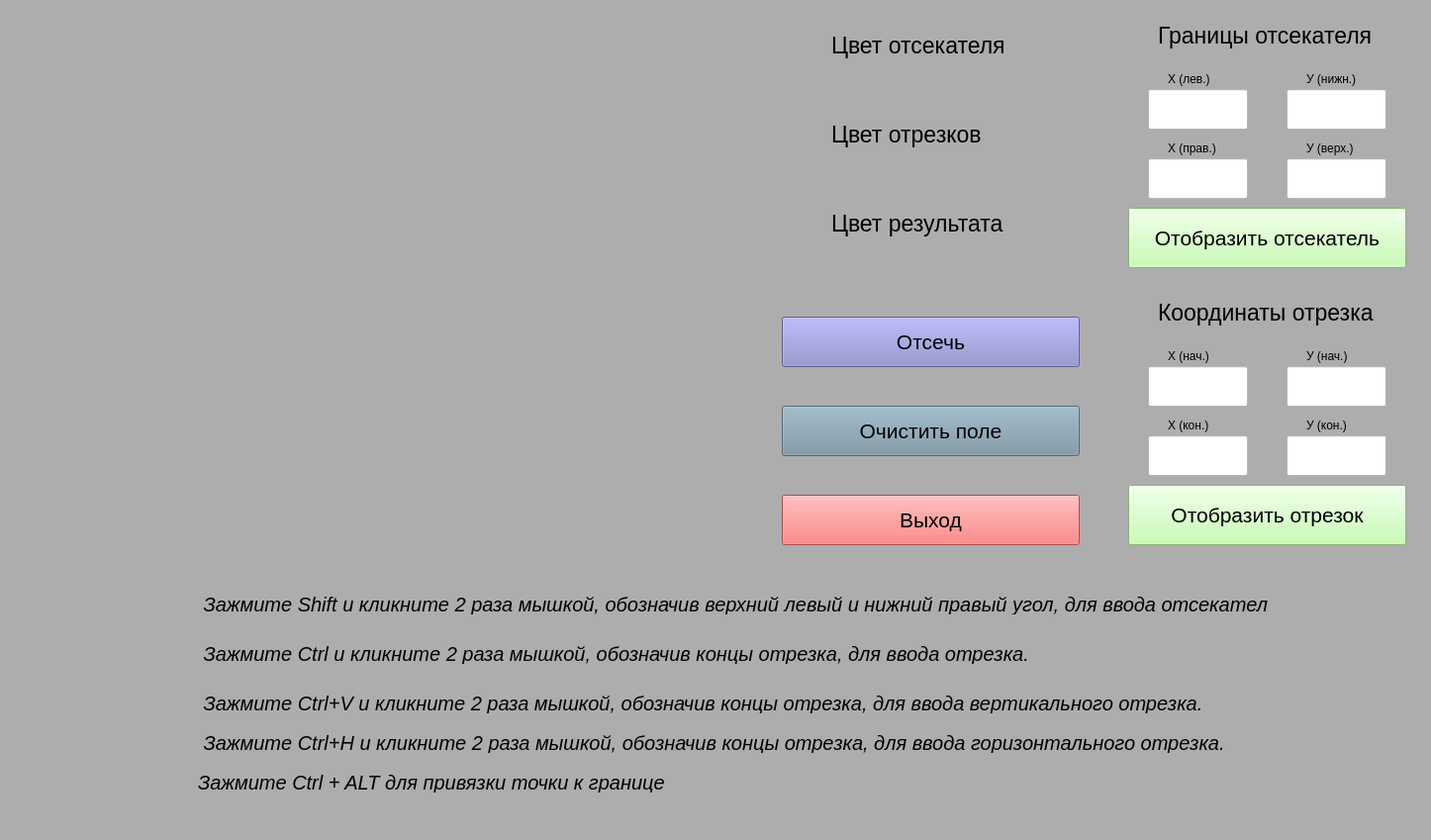
<?xml version="1.0" encoding="UTF-8"?>
<ui version="4.0">
 <class>MainWindow</class>
 <widget class="QMainWindow" name="MainWindow">
  <property name="geometry">
   <rect>
    <x>0</x>
    <y>0</y>
    <width>1446</width>
    <height>849</height>
   </rect>
  </property>
  <property name="windowTitle">
   <string>MainWindow</string>
  </property>
  <property name="styleSheet">
   <string notr="true">background-color: rgb(173, 173, 173);</string>
  </property>
  <widget class="QWidget" name="centralwidget">
   <widget class="QLabel" name="cutter_color">
    <property name="geometry">
     <rect>
      <x>840</x>
      <y>30</y>
      <width>181</width>
      <height>31</height>
     </rect>
    </property>
    <property name="font">
     <font>
      <pointsize>17</pointsize>
     </font>
    </property>
    <property name="styleSheet">
     <string notr="true">color: rgb(0, 0, 0);</string>
    </property>
    <property name="text">
     <string>Цвет отсекателя</string>
    </property>
   </widget>
   <widget class="QLabel" name="section_color">
    <property name="geometry">
     <rect>
      <x>840</x>
      <y>120</y>
      <width>181</width>
      <height>31</height>
     </rect>
    </property>
    <property name="font">
     <font>
      <pointsize>17</pointsize>
     </font>
    </property>
    <property name="styleSheet">
     <string notr="true">color: rgb(0, 0, 0);</string>
    </property>
    <property name="text">
     <string>Цвет отрезков</string>
    </property>
   </widget>
   <widget class="QLabel" name="result_color">
    <property name="geometry">
     <rect>
      <x>840</x>
      <y>210</y>
      <width>181</width>
      <height>31</height>
     </rect>
    </property>
    <property name="font">
     <font>
      <pointsize>17</pointsize>
     </font>
    </property>
    <property name="styleSheet">
     <string notr="true">color: rgb(0, 0, 0);</string>
    </property>
    <property name="text">
     <string>Цвет результата</string>
    </property>
   </widget>
   <widget class="QPushButton" name="cut">
    <property name="geometry">
     <rect>
      <x>790</x>
      <y>320</y>
      <width>301</width>
      <height>51</height>
     </rect>
    </property>
    <property name="font">
     <font>
      <pointsize>16</pointsize>
     </font>
    </property>
    <property name="styleSheet">
     <string notr="true">color: rgb(0, 0, 0);
alternate-background-color:  rgb(133, 133, 199);
background-color: rgb(133, 133, 199);
</string>
    </property>
    <property name="text">
     <string>Отсечь</string>
    </property>
   </widget>
   <widget class="QPushButton" name="clear">
    <property name="geometry">
     <rect>
      <x>790</x>
      <y>410</y>
      <width>301</width>
      <height>51</height>
     </rect>
    </property>
    <property name="font">
     <font>
      <pointsize>16</pointsize>
     </font>
    </property>
    <property name="styleSheet">
     <string notr="true">color: rgb(0, 0, 0);
alternate-background-color: rgb(118, 145, 161);
background-color: rgb(118, 145, 161);</string>
    </property>
    <property name="text">
     <string>Очистить поле</string>
    </property>
   </widget>
   <widget class="QPushButton" name="exit">
    <property name="geometry">
     <rect>
      <x>790</x>
      <y>500</y>
      <width>301</width>
      <height>51</height>
     </rect>
    </property>
    <property name="font">
     <font>
      <pointsize>16</pointsize>
     </font>
    </property>
    <property name="styleSheet">
     <string notr="true">color: rgb(0, 0, 0);
background-color: rgb(255, 97, 97);</string>
    </property>
    <property name="text">
     <string>Выход</string>
    </property>
   </widget>
   <widget class="QLabel" name="label">
    <property name="geometry">
     <rect>
      <x>1170</x>
      <y>20</y>
      <width>231</width>
      <height>31</height>
     </rect>
    </property>
    <property name="font">
     <font>
      <pointsize>17</pointsize>
     </font>
    </property>
    <property name="styleSheet">
     <string notr="true">color: rgb(0, 0, 0);</string>
    </property>
    <property name="text">
     <string>Границы отсекателя</string>
    </property>
   </widget>
   <widget class="QLineEdit" name="c_lx">
    <property name="geometry">
     <rect>
      <x>1160</x>
      <y>90</y>
      <width>101</width>
      <height>41</height>
     </rect>
    </property>
    <property name="font">
     <font>
      <pointsize>16</pointsize>
     </font>
    </property>
    <property name="styleSheet">
     <string notr="true">background-color: rgb(255, 255, 255);
color: rgb(0, 0, 0);</string>
    </property>
   </widget>
   <widget class="QLineEdit" name="c_ly">
    <property name="geometry">
     <rect>
      <x>1300</x>
      <y>90</y>
      <width>101</width>
      <height>41</height>
     </rect>
    </property>
    <property name="font">
     <font>
      <pointsize>16</pointsize>
     </font>
    </property>
    <property name="styleSheet">
     <string notr="true">background-color: rgb(255, 255, 255);
color: rgb(0, 0, 0);</string>
    </property>
   </widget>
   <widget class="QLineEdit" name="c_rx">
    <property name="geometry">
     <rect>
      <x>1160</x>
      <y>160</y>
      <width>101</width>
      <height>41</height>
     </rect>
    </property>
    <property name="font">
     <font>
      <pointsize>16</pointsize>
     </font>
    </property>
    <property name="styleSheet">
     <string notr="true">background-color: rgb(255, 255, 255);
color: rgb(0, 0, 0);</string>
    </property>
   </widget>
   <widget class="QLineEdit" name="c_ry">
    <property name="geometry">
     <rect>
      <x>1300</x>
      <y>160</y>
      <width>101</width>
      <height>41</height>
     </rect>
    </property>
    <property name="font">
     <font>
      <pointsize>16</pointsize>
     </font>
    </property>
    <property name="styleSheet">
     <string notr="true">background-color: rgb(255, 255, 255);
color: rgb(0, 0, 0);</string>
    </property>
   </widget>
   <widget class="QLabel" name="label_2">
    <property name="geometry">
     <rect>
      <x>1180</x>
      <y>70</y>
      <width>76</width>
      <height>20</height>
     </rect>
    </property>
    <property name="styleSheet">
     <string notr="true">color: rgb(0, 0, 0);</string>
    </property>
    <property name="text">
     <string>X (лев.)</string>
    </property>
   </widget>
   <widget class="QLabel" name="label_3">
    <property name="geometry">
     <rect>
      <x>1320</x>
      <y>70</y>
      <width>76</width>
      <height>20</height>
     </rect>
    </property>
    <property name="styleSheet">
     <string notr="true">color: rgb(0, 0, 0);</string>
    </property>
    <property name="text">
     <string>У (нижн.)</string>
    </property>
   </widget>
   <widget class="QLabel" name="label_4">
    <property name="geometry">
     <rect>
      <x>1320</x>
      <y>140</y>
      <width>76</width>
      <height>20</height>
     </rect>
    </property>
    <property name="styleSheet">
     <string notr="true">color: rgb(0, 0, 0);</string>
    </property>
    <property name="text">
     <string>У (верх.)</string>
    </property>
   </widget>
   <widget class="QLabel" name="label_5">
    <property name="geometry">
     <rect>
      <x>1180</x>
      <y>140</y>
      <width>76</width>
      <height>20</height>
     </rect>
    </property>
    <property name="styleSheet">
     <string notr="true">color: rgb(0, 0, 0);</string>
    </property>
    <property name="text">
     <string>X (прав.)</string>
    </property>
   </widget>
   <widget class="QPushButton" name="draw_cutter">
    <property name="geometry">
     <rect>
      <x>1140</x>
      <y>210</y>
      <width>281</width>
      <height>61</height>
     </rect>
    </property>
    <property name="font">
     <font>
      <pointsize>16</pointsize>
     </font>
    </property>
    <property name="styleSheet">
     <string notr="true">color: rgb(0, 0, 0);
background-color: rgb(186, 255, 161);</string>
    </property>
    <property name="text">
     <string>Отобразить отсекатель</string>
    </property>
   </widget>
   <widget class="QLabel" name="label_6">
    <property name="geometry">
     <rect>
      <x>200</x>
      <y>600</y>
      <width>1081</width>
      <height>21</height>
     </rect>
    </property>
    <property name="font">
     <font>
      <pointsize>15</pointsize>
      <weight>50</weight>
      <italic>true</italic>
      <bold>false</bold>
     </font>
    </property>
    <property name="styleSheet">
     <string notr="true">color: rgb(0, 0, 0);</string>
    </property>
    <property name="text">
     <string> Зажмите Shift и кликните 2 раза мышкой, обозначив верхний левый и нижний правый угол, для ввода отсекателя.</string>
    </property>
   </widget>
   <widget class="QLabel" name="label_7">
    <property name="geometry">
     <rect>
      <x>1320</x>
      <y>350</y>
      <width>76</width>
      <height>20</height>
     </rect>
    </property>
    <property name="styleSheet">
     <string notr="true">color: rgb(0, 0, 0);</string>
    </property>
    <property name="text">
     <string>У (нач.)</string>
    </property>
   </widget>
   <widget class="QPushButton" name="draw_section">
    <property name="geometry">
     <rect>
      <x>1140</x>
      <y>490</y>
      <width>281</width>
      <height>61</height>
     </rect>
    </property>
    <property name="font">
     <font>
      <pointsize>16</pointsize>
     </font>
    </property>
    <property name="styleSheet">
     <string notr="true">color: rgb(0, 0, 0);
background-color: rgb(186, 255, 161);</string>
    </property>
    <property name="text">
     <string>Отобразить отрезок</string>
    </property>
   </widget>
   <widget class="QLineEdit" name="s_xe">
    <property name="geometry">
     <rect>
      <x>1160</x>
      <y>440</y>
      <width>101</width>
      <height>41</height>
     </rect>
    </property>
    <property name="font">
     <font>
      <pointsize>16</pointsize>
     </font>
    </property>
    <property name="styleSheet">
     <string notr="true">background-color: rgb(255, 255, 255);
color: rgb(0, 0, 0);</string>
    </property>
   </widget>
   <widget class="QLabel" name="label_8">
    <property name="geometry">
     <rect>
      <x>1170</x>
      <y>300</y>
      <width>231</width>
      <height>31</height>
     </rect>
    </property>
    <property name="font">
     <font>
      <pointsize>17</pointsize>
     </font>
    </property>
    <property name="styleSheet">
     <string notr="true">color: rgb(0, 0, 0);</string>
    </property>
    <property name="text">
     <string>Координаты отрезка</string>
    </property>
   </widget>
   <widget class="QLabel" name="label_9">
    <property name="geometry">
     <rect>
      <x>1320</x>
      <y>420</y>
      <width>76</width>
      <height>20</height>
     </rect>
    </property>
    <property name="styleSheet">
     <string notr="true">color: rgb(0, 0, 0);</string>
    </property>
    <property name="text">
     <string>У (кон.)</string>
    </property>
   </widget>
   <widget class="QLineEdit" name="s_xs">
    <property name="geometry">
     <rect>
      <x>1160</x>
      <y>370</y>
      <width>101</width>
      <height>41</height>
     </rect>
    </property>
    <property name="font">
     <font>
      <pointsize>16</pointsize>
     </font>
    </property>
    <property name="styleSheet">
     <string notr="true">background-color: rgb(255, 255, 255);
color: rgb(0, 0, 0);</string>
    </property>
   </widget>
   <widget class="QLineEdit" name="s_ye">
    <property name="geometry">
     <rect>
      <x>1300</x>
      <y>440</y>
      <width>101</width>
      <height>41</height>
     </rect>
    </property>
    <property name="font">
     <font>
      <pointsize>16</pointsize>
     </font>
    </property>
    <property name="styleSheet">
     <string notr="true">background-color: rgb(255, 255, 255);
color: rgb(0, 0, 0);</string>
    </property>
   </widget>
   <widget class="QLineEdit" name="s_ys">
    <property name="geometry">
     <rect>
      <x>1300</x>
      <y>370</y>
      <width>101</width>
      <height>41</height>
     </rect>
    </property>
    <property name="font">
     <font>
      <pointsize>16</pointsize>
     </font>
    </property>
    <property name="styleSheet">
     <string notr="true">background-color: rgb(255, 255, 255);
color: rgb(0, 0, 0);</string>
    </property>
   </widget>
   <widget class="QLabel" name="label_10">
    <property name="geometry">
     <rect>
      <x>1180</x>
      <y>420</y>
      <width>76</width>
      <height>20</height>
     </rect>
    </property>
    <property name="styleSheet">
     <string notr="true">color: rgb(0, 0, 0);</string>
    </property>
    <property name="text">
     <string>Х (кон.)</string>
    </property>
   </widget>
   <widget class="QLabel" name="label_11">
    <property name="geometry">
     <rect>
      <x>1180</x>
      <y>350</y>
      <width>76</width>
      <height>20</height>
     </rect>
    </property>
    <property name="styleSheet">
     <string notr="true">color: rgb(0, 0, 0);</string>
    </property>
    <property name="text">
     <string>X (нач.)</string>
    </property>
   </widget>
   <widget class="QLabel" name="label_12">
    <property name="geometry">
     <rect>
      <x>200</x>
      <y>650</y>
      <width>1081</width>
      <height>21</height>
     </rect>
    </property>
    <property name="font">
     <font>
      <pointsize>15</pointsize>
      <weight>50</weight>
      <italic>true</italic>
      <bold>false</bold>
     </font>
    </property>
    <property name="styleSheet">
     <string notr="true">color: rgb(0, 0, 0);</string>
    </property>
    <property name="text">
     <string> Зажмите Ctrl и кликните 2 раза мышкой, обозначив концы отрезка, для ввода отрезка.</string>
    </property>
   </widget>
   <widget class="QLabel" name="label_13">
    <property name="geometry">
     <rect>
      <x>200</x>
      <y>700</y>
      <width>1081</width>
      <height>21</height>
     </rect>
    </property>
    <property name="font">
     <font>
      <pointsize>15</pointsize>
      <weight>50</weight>
      <italic>true</italic>
      <bold>false</bold>
     </font>
    </property>
    <property name="styleSheet">
     <string notr="true">color: rgb(0, 0, 0);</string>
    </property>
    <property name="text">
     <string> Зажмите Ctrl+V и кликните 2 раза мышкой, обозначив концы отрезка, для ввода вертикального отрезка.</string>
    </property>
   </widget>
   <widget class="QLabel" name="label_14">
    <property name="geometry">
     <rect>
      <x>200</x>
      <y>740</y>
      <width>1081</width>
      <height>21</height>
     </rect>
    </property>
    <property name="font">
     <font>
      <pointsize>15</pointsize>
      <weight>50</weight>
      <italic>true</italic>
      <bold>false</bold>
     </font>
    </property>
    <property name="styleSheet">
     <string notr="true">color: rgb(0, 0, 0);</string>
    </property>
    <property name="text">
     <string> Зажмите Ctrl+H и кликните 2 раза мышкой, обозначив концы отрезка, для ввода горизонтального отрезка.</string>
    </property>
   </widget>
   <widget class="QLabel" name="label_15">
    <property name="geometry">
     <rect>
      <x>200</x>
      <y>780</y>
      <width>1081</width>
      <height>21</height>
     </rect>
    </property>
    <property name="font">
     <font>
      <pointsize>15</pointsize>
      <weight>50</weight>
      <italic>true</italic>
      <bold>false</bold>
     </font>
    </property>
    <property name="styleSheet">
     <string notr="true">color: rgb(0, 0, 0);</string>
    </property>
    <property name="text">
     <string>Зажмите Ctrl + ALT для привязки точки к границе</string>
    </property>
   </widget>
  </widget>
  <widget class="QMenuBar" name="menubar">
   <property name="geometry">
    <rect>
     <x>0</x>
     <y>0</y>
     <width>1446</width>
     <height>32</height>
    </rect>
   </property>
  </widget>
  <widget class="QStatusBar" name="statusbar"/>
 </widget>
 <resources/>
 <connections/>
</ui>
